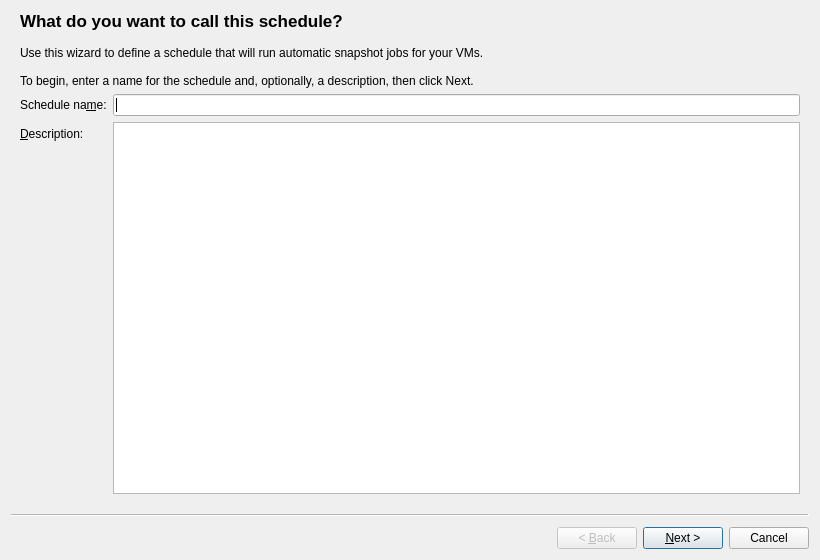
<?xml version="1.0" encoding="UTF-8"?>
<ui version="4.0">
 <class>NewPolicyWizard</class>
 <widget class="QWizard" name="NewPolicyWizard">
  <property name="geometry">
   <rect>
    <x>0</x>
    <y>0</y>
    <width>820</width>
    <height>560</height>
   </rect>
  </property>
  <property name="windowTitle">
   <string>New snapshot schedule</string>
  </property>
  <widget class="QWizardPage" name="pageName">
   <property name="title">
    <string>What do you want to call this schedule?</string>
   </property>
   <layout class="QVBoxLayout" name="nameLayout">
    <item>
     <widget class="QLabel" name="labelWizard">
      <property name="text">
       <string>Use this wizard to define a schedule that will run automatic snapshot jobs for your VMs.

To begin, enter a name for the schedule and, optionally, a description, then click Next.</string>
      </property>
      <property name="wordWrap">
       <bool>true</bool>
      </property>
     </widget>
    </item>
    <item>
     <layout class="QFormLayout" name="nameForm">
      <item row="0" column="0">
       <widget class="QLabel" name="labelName">
        <property name="text">
         <string>Schedule na&amp;me:</string>
        </property>
        <property name="buddy">
         <cstring>textName</cstring>
        </property>
       </widget>
      </item>
      <item row="0" column="1">
       <widget class="QLineEdit" name="textName"/>
      </item>
      <item row="1" column="0">
       <widget class="QLabel" name="labelDescription">
        <property name="text">
         <string>&amp;Description:</string>
        </property>
        <property name="buddy">
         <cstring>textDescription</cstring>
        </property>
       </widget>
      </item>
      <item row="1" column="1">
       <widget class="QPlainTextEdit" name="textDescription">
        <property name="tabChangesFocus">
         <bool>true</bool>
        </property>
       </widget>
      </item>
     </layout>
    </item>
   </layout>
  </widget>
  <widget class="QWizardPage" name="pageVMs">
   <property name="title">
    <string>Select the VMs that you want to schedule snapshots for</string>
   </property>
   <layout class="QVBoxLayout" name="vmsLayout">
    <property name="leftMargin">
     <number>0</number>
    </property>
    <property name="topMargin">
     <number>0</number>
    </property>
    <property name="rightMargin">
     <number>0</number>
    </property>
    <property name="bottomMargin">
     <number>0</number>
    </property>
   </layout>
  </widget>
  <widget class="QWizardPage" name="pageType">
   <property name="title">
    <string>What type of snapshot do you want to use for scheduled snapshots?</string>
   </property>
   <layout class="QVBoxLayout" name="typeLayout">
    <property name="leftMargin">
     <number>0</number>
    </property>
    <property name="topMargin">
     <number>0</number>
    </property>
    <property name="rightMargin">
     <number>0</number>
    </property>
    <property name="bottomMargin">
     <number>0</number>
    </property>
   </layout>
  </widget>
  <widget class="QWizardPage" name="pageFrequency">
   <property name="title">
    <string>When do you want snapshots to be taken?</string>
   </property>
   <layout class="QVBoxLayout" name="frequencyLayout">
    <property name="leftMargin">
     <number>0</number>
    </property>
    <property name="topMargin">
     <number>0</number>
    </property>
    <property name="rightMargin">
     <number>0</number>
    </property>
    <property name="bottomMargin">
     <number>0</number>
    </property>
   </layout>
  </widget>
  <widget class="QWizardPage" name="pageFinish">
   <property name="title">
    <string>Create the new schedule</string>
   </property>
   <layout class="QVBoxLayout" name="finishLayout">
    <item>
     <widget class="QLabel" name="labelFinish">
      <property name="text">
       <string>Review the new snapshot schedule and click Previous if you want to change any settings or Finish to create the new schedule.</string>
      </property>
      <property name="wordWrap">
       <bool>true</bool>
      </property>
     </widget>
    </item>
    <item>
     <widget class="QPlainTextEdit" name="textSummary">
      <property name="readOnly">
       <bool>true</bool>
      </property>
     </widget>
    </item>
    <item>
     <widget class="QCheckBox" name="checkBoxRunNow">
      <property name="text">
       <string>&amp;Run the new snapshot schedule job when I click Finish</string>
      </property>
     </widget>
    </item>
   </layout>
  </widget>
 </widget>
 <resources/>
 <connections/>
</ui>
